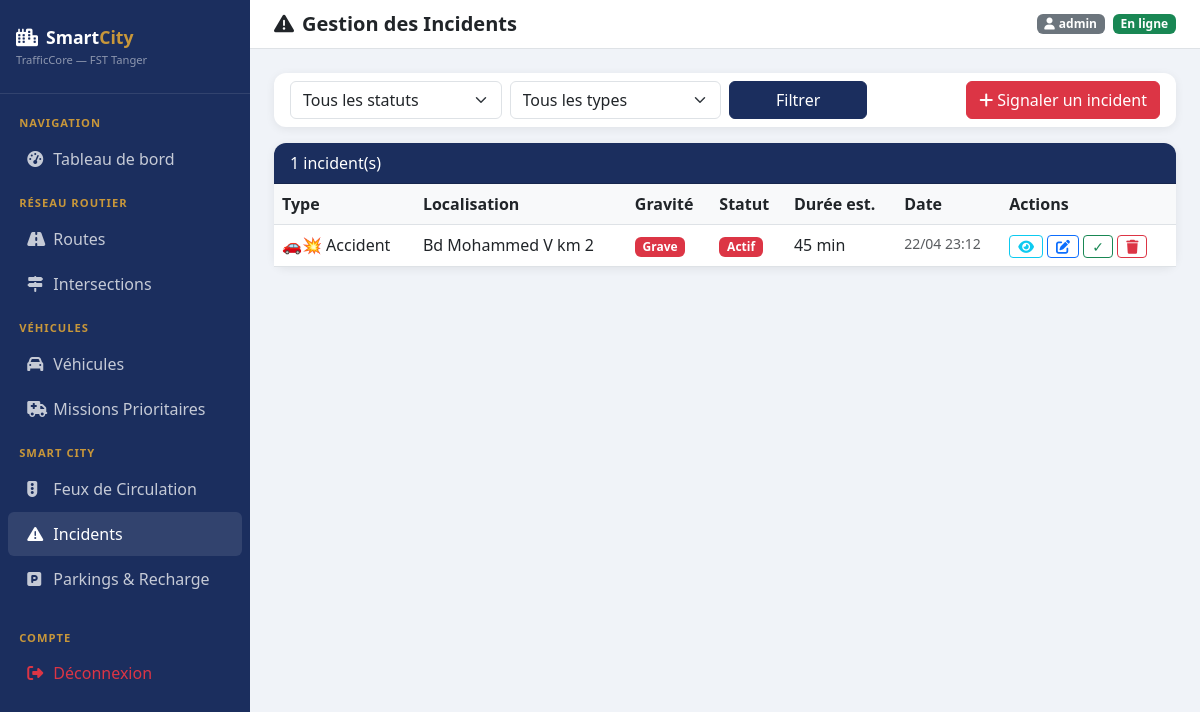
Screenshot of /incidents/ (signed in) with the database file from the repository.
### incidents/models.py (models this page shows, shortened)
class Incident(models.Model):
    TYPE_CHOICES = [
        ('accident','Accident'), ('blocage','Route bloquée'),
        ('congestion','Congestion'), ('travaux','Travaux'), ('urgence','Urgence'),
    ]
    GRAVITE_CHOICES = [('faible','Faible'), ('moyen','Moyen'), ('grave','Grave'), ('critique','Critique')]
    STATUT_CHOICES = [('actif','Actif'), ('en_cours','En cours de résolution'), ('resolu','Résolu')]
    type = models.CharField(max_length=20, choices=TYPE_CHOICES)
    description = models.TextField()
    localisation = models.CharField(max_length=300)
    gravite = models.CharField(max_length=10, choices=GRAVITE_CHOICES, default='moyen')
    statut = models.CharField(max_length=20, choices=STATUT_CHOICES, default='actif')
    duree_estimee = models.IntegerField(default=30, help_text="Durée estimée en minutes")
    date_debut = models.DateTimeField(auto_now_add=True)
    date_resolution = models.DateTimeField(null=True, blank=True)
    routes_impactees = models.ManyToManyField(Route, blank=True, related_name='incidents')
    vehicules_impactes = models.ManyToManyField(Vehicule, blank=True, related_name='incidents')
    route_alternative = models.ForeignKey(Route, on_delete=models.SET_NULL, null=True, blank=True,
                                           related_name='alternative_pour')
    class Meta: ordering = ['-date_debut']

### incidents/views.py (the view)
# urls.py: path('', views.incident_list, name='incident_list'),
@login_required
def incident_list(request):
    statut = request.GET.get('statut', '')
    type_inc = request.GET.get('type', '')
    incidents = Incident.objects.prefetch_related('routes_impactees').all()
    if statut: incidents = incidents.filter(statut=statut)
    if type_inc: incidents = incidents.filter(type=type_inc)
    return render(request, 'incidents/incident_list.html', {
        'incidents': incidents, 'statut': statut, 'type_inc': type_inc,
        'statut_choices': Incident.STATUT_CHOICES,
        'type_choices': Incident.TYPE_CHOICES,
    })

### templates/incidents/incident_list.html (shortened to what this page needs)
{% extends 'base.html' %}
{% block page_title %}<i class="fas fa-exclamation-triangle me-2"></i>Gestion des Incidents{% endblock %}
{% block content %}
<div class="card mb-3">
    <div class="card-body py-2">
        <form method="get" class="row g-2 align-items-center">
            <div class="col-md-3">
                <select name="statut" class="form-select">
                    <option value="">Tous les statuts</option>
                </select>
            </div>
            <div class="col-md-3">
                <select name="type" class="form-select">
                    <option value="">Tous les types</option>
                </select>
            </div>
            <div class="col-md-2">
                <button type="submit" class="btn btn-primary w-100">Filtrer</button>
            </div>
            <div class="col-md-4 text-end">
                <a href="{% url 'incident_create' %}" class="btn btn-danger">
                    <i class="fas fa-plus me-1"></i>Signaler un incident
                </a>
            </div>
        </form>
    </div>
</div>
<div class="card">
    <div class="card-header">{{ incidents|length }} incident(s)</div>
    <div class="card-body p-0">
        <table class="table table-hover mb-0">
            <thead><tr><th>Type</th><th>Localisation</th><th>Gravité</th><th>Statut</th><th>Durée est.</th><th>Date</th><th>Actions</th></tr></thead>
            <tbody>
            {% for inc in incidents %}
            <tr>
                <td>
                    {% if inc.type == 'accident' %}🚗💥{% elif inc.type == 'blocage' %}🚧{% elif inc.type == 'congestion' %}🚦{% elif inc.type == 'travaux' %}👷{% else %}🚨{% endif %}
                    {{ inc.get_type_display }}
                </td>
                <td>{{ inc.localisation|truncatechars:45 }}</td>
                <td>
                    {% if inc.gravite == 'critique' %}<span class="badge bg-dark">Critique</span>
                    {% elif inc.gravite == 'grave' %}<span class="badge bg-danger">Grave</span>
                    {% elif inc.gravite == 'moyen' %}<span class="badge bg-warning text-dark">Moyen</span>
                    {% else %}<span class="badge bg-success">Faible</span>{% endif %}
                </td>
                <td>
                    {% if inc.statut == 'actif' %}<span class="badge bg-danger">Actif</span>
                    {% elif inc.statut == 'en_cours' %}<span class="badge bg-warning text-dark">En cours</span>
                    {% else %}<span class="badge bg-success">Résolu</span>{% endif %}
                </td>
                <td>{{ inc.duree_estimee }} min</td>
                <td class="small text-muted">{{ inc.date_debut|date:"d/m H:i" }}</td>
                <td>
                    <a href="{% url 'incident_detail' inc.pk %}" class="btn btn-sm btn-outline-info py-0 px-2"><i class="fas fa-eye"></i></a>
                    <a href="{% url 'incident_update' inc.pk %}" class="btn btn-sm btn-outline-primary py-0 px-2"><i class="fas fa-edit"></i></a>
                    {% if inc.statut != 'resolu' %}
                    <a href="{% url 'incident_resoudre' inc.pk %}" class="btn btn-sm btn-outline-success py-0 px-2" title="Résoudre">✓</a>
                    {% endif %}
                    <a href="{% url 'incident_delete' inc.pk %}" class="btn btn-sm btn-outline-danger py-0 px-2"><i class="fas fa-trash"></i></a>
                </td>
            </tr>
            {% empty %}
            <tr><td colspan="7" class="text-center text-muted py-4">Aucun incident 🎉</td></tr>
            {% endfor %}
            </tbody>
        </table>
    </div>
</div>
{% endblock %}

### templates/base.html (shortened to what this page needs)
<!DOCTYPE html>
<html lang="fr">
<head>
    <link href="https://cdn.jsdelivr.net/npm/bootstrap@5.3.0/dist/css/bootstrap.min.css" rel="stylesheet">
    <link href="https://cdnjs.cloudflare.com/ajax/libs/font-awesome/6.4.0/css/all.min.css" rel="stylesheet">
</head>
<body>
<div class="sidebar">
    <div class="brand">
        <i class="fas fa-city me-2"></i>Smart<span>City</span>
        <div style="font-size:.7rem;color:rgba(255,255,255,.5);font-weight:400;margin-top:2px">TrafficCore — FST Tanger</div>
    </div>
    <nav class="mt-2">
        <div class="nav-section">Navigation</div>
        <a href="{% url 'dashboard' %}" class="nav-link {% if request.resolver_match.url_name == 'dashboard' %}active{% endif %}">
            <i class="fas fa-tachometer-alt"></i> Tableau de bord
        </a>
        <div class="nav-section">Réseau Routier</div>
        <a href="{% url 'route_list' %}" class="nav-link {% if 'route' in request.resolver_match.url_name %}active{% endif %}">
            <i class="fas fa-road"></i> Routes
        </a>
        <a href="{% url 'intersection_list' %}" class="nav-link {% if 'intersection' in request.resolver_match.url_name %}active{% endif %}">
            <i class="fas fa-map-signs"></i> Intersections
        </a>
        <div class="nav-section">Véhicules</div>
        <a href="{% url 'vehicule_list' %}" class="nav-link {% if 'vehicule' in request.resolver_match.url_name %}active{% endif %}">
            <i class="fas fa-car"></i> Véhicules
        </a>
        <a href="{% url 'mission_list' %}" class="nav-link {% if 'mission' in request.resolver_match.url_name %}active{% endif %}">
            <i class="fas fa-ambulance"></i> Missions Prioritaires
        </a>
        <div class="nav-section">Smart City</div>
        <a href="{% url 'feu_list' %}" class="nav-link {% if 'feu' in request.resolver_match.url_name %}active{% endif %}">
            <i class="fas fa-traffic-light"></i> Feux de Circulation
        </a>
        <a href="{% url 'incident_list' %}" class="nav-link {% if 'incident' in request.resolver_match.url_name %}active{% endif %}">
            <i class="fas fa-exclamation-triangle"></i> Incidents
        </a>
        <a href="{% url 'parking_list' %}" class="nav-link {% if 'parking' in request.resolver_match.url_name %}active{% endif %}">
            <i class="fas fa-parking"></i> Parkings & Recharge
        </a>
        <div class="nav-section mt-3">Compte</div>
        <a href="{% url 'logout' %}" class="nav-link text-danger">
            <i class="fas fa-sign-out-alt"></i> Déconnexion
        </a>
    </nav>
</div>
<div class="main-content">
    <div class="topbar">
        <h5 class="mb-0 fw-bold text-navy">{% block page_title %}Dashboard{% endblock %}</h5>
        <div class="d-flex align-items-center gap-2">
            <span class="badge bg-secondary"><i class="fas fa-user me-1"></i>{{ request.user.username }}</span>
            <span class="badge bg-success">En ligne</span>
        </div>
    </div>
    {% block content %}{% endblock %}
</div>
</body>
</html>

### templates/base.html (style rules this page uses)
:root { --navy: #1B2E5E; --sky: #4A90C4; --gold: #C8973A; --sidebar-w: 250px; }
body { background: #f0f3f8; font-family: 'Segoe UI', sans-serif; }
.sidebar { width: var(--sidebar-w); min-height: 100vh; background: var(--navy); position: fixed; top: 0; left: 0; z-index: 100; overflow-y: auto; }
.sidebar .brand { padding: 1.5rem 1rem; border-bottom: 1px solid rgba(255,255,255,.1); color: white; font-weight: 700; font-size: 1.1rem; }
.sidebar .brand span { color: var(--gold); }
.sidebar .nav-link { color: rgba(255,255,255,.75); padding: .6rem 1.2rem; border-radius: 6px; margin: 2px 8px; transition: all .2s; }
.sidebar .nav-link:hover, .sidebar .nav-link.active { background: rgba(255,255,255,.1); color: white; }
.sidebar .nav-link i { width: 22px; }
.sidebar .nav-section { color: var(--gold); font-size: .7rem; font-weight: 700; text-transform: uppercase; padding: .8rem 1.2rem .2rem; letter-spacing: 1px; }
.main-content { margin-left: var(--sidebar-w); padding: 1.5rem; }
.topbar { background: white; padding: .75rem 1.5rem; margin: -1.5rem -1.5rem 1.5rem; border-bottom: 1px solid #dee2e6; display: flex; align-items: center; justify-content: space-between; }
.card { border: none; border-radius: 12px; box-shadow: 0 2px 10px rgba(0,0,0,.07); }
.card-header { background: var(--navy); color: white; border-radius: 12px 12px 0 0 !important; }
.btn-primary { background: var(--navy); border-color: var(--navy); }
.table th { background: #f8f9fa; font-weight: 600; }

### rows the page displays
Incident: type "Accident", localisation "Bd Mohammed V km 2", gravite "Grave", statut "Actif", duree_estimee "45", date_debut "22/04 23:12"

### other values shown
{{ request.user.username }} "admin"
{{ incidents|length }} "1"
